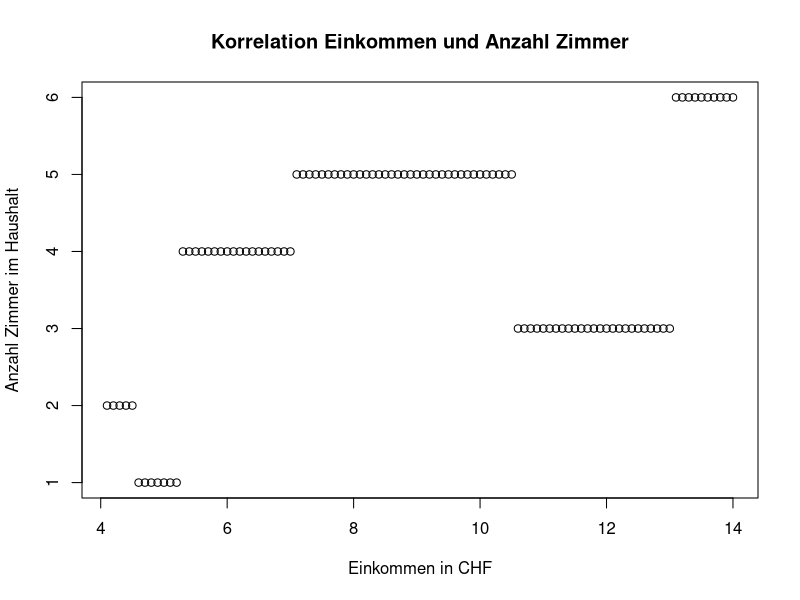
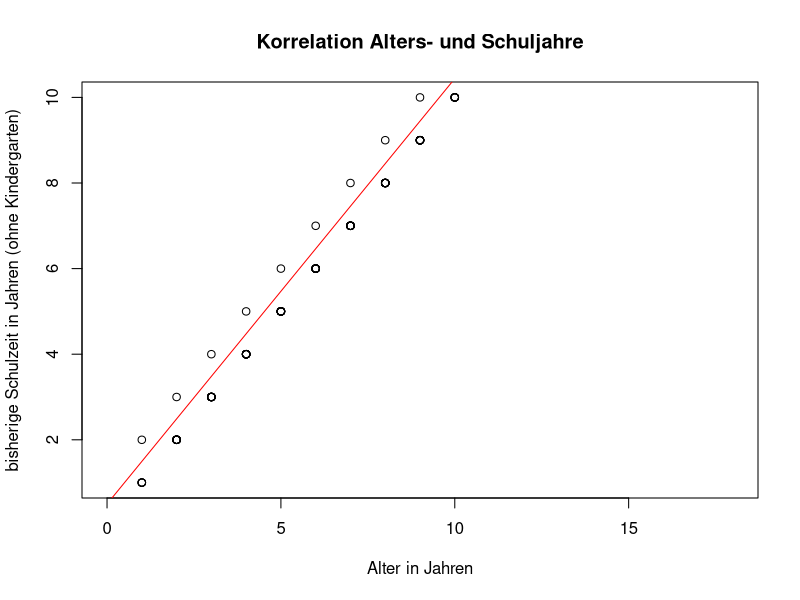
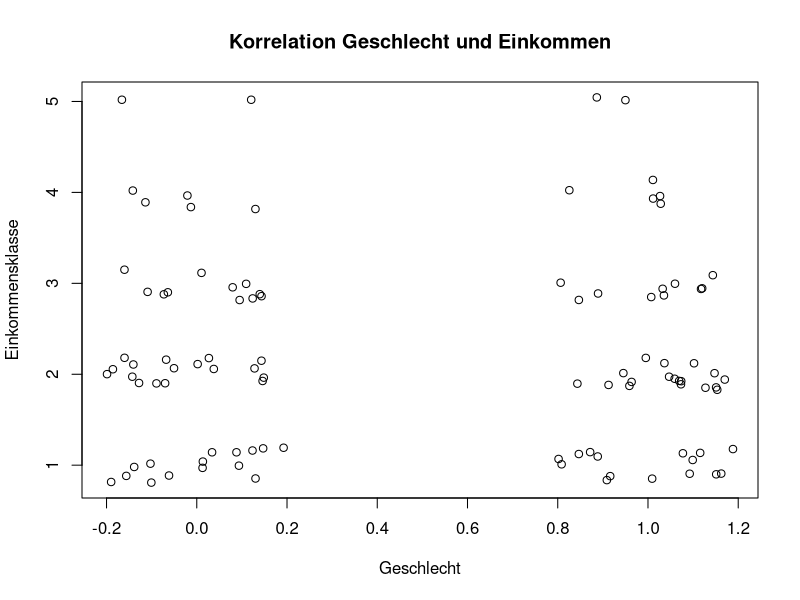
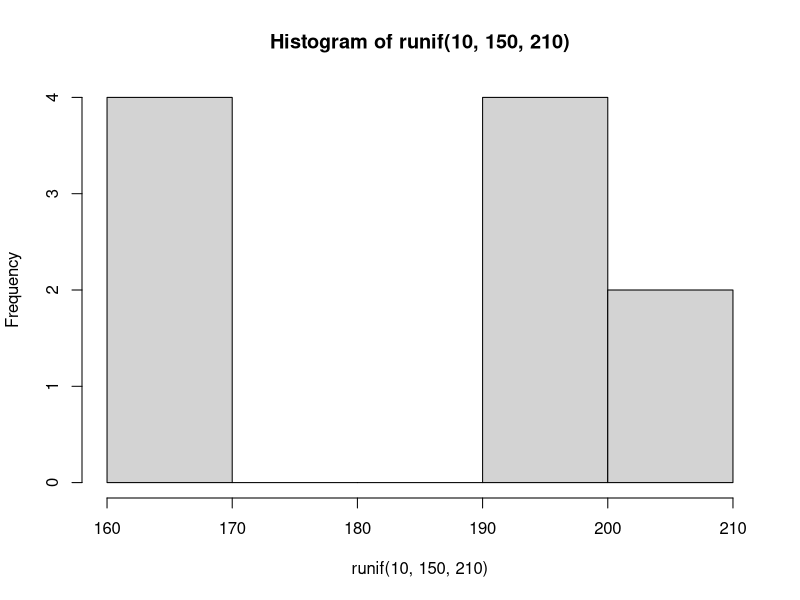
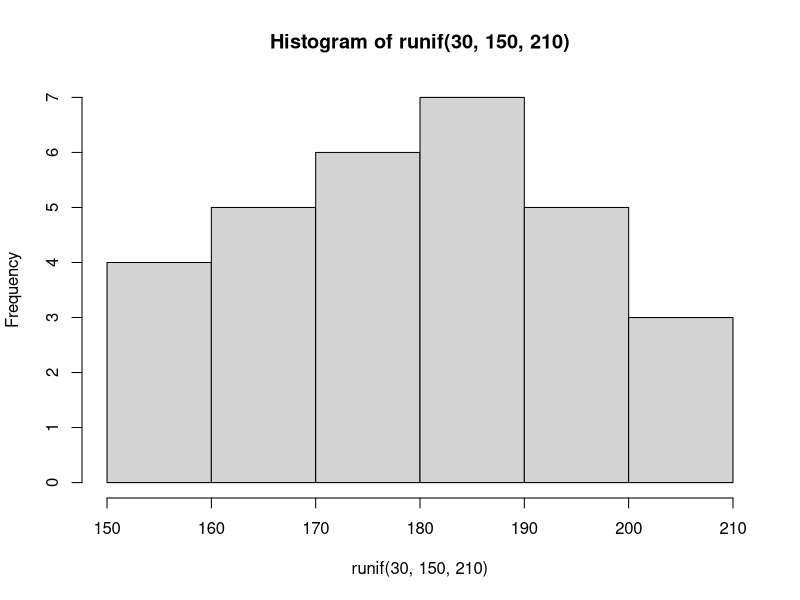
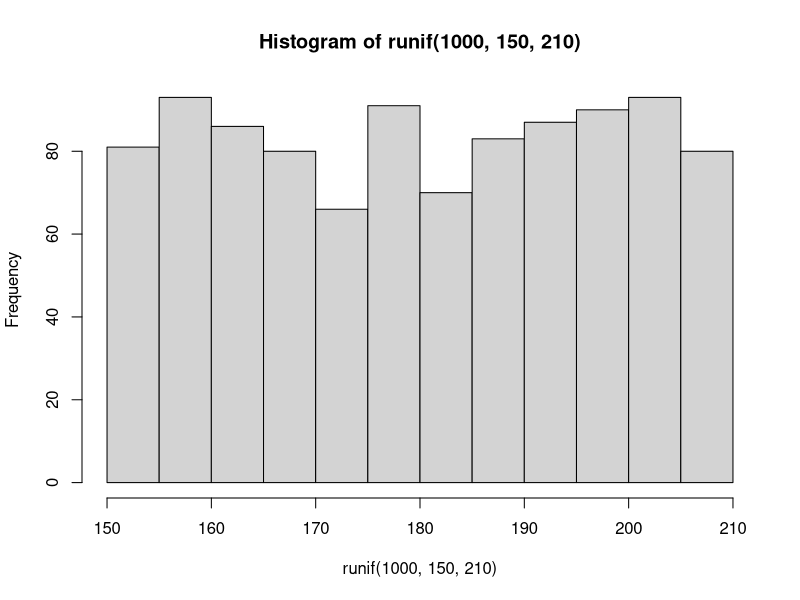
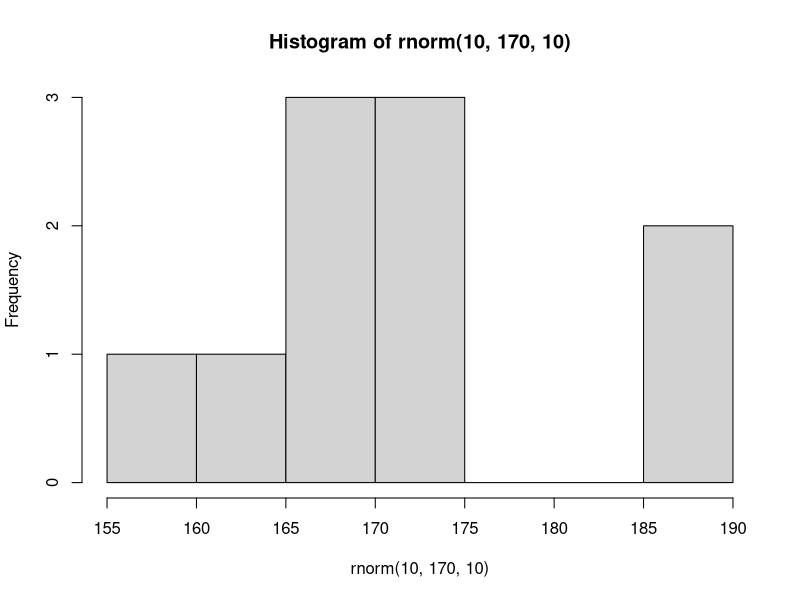
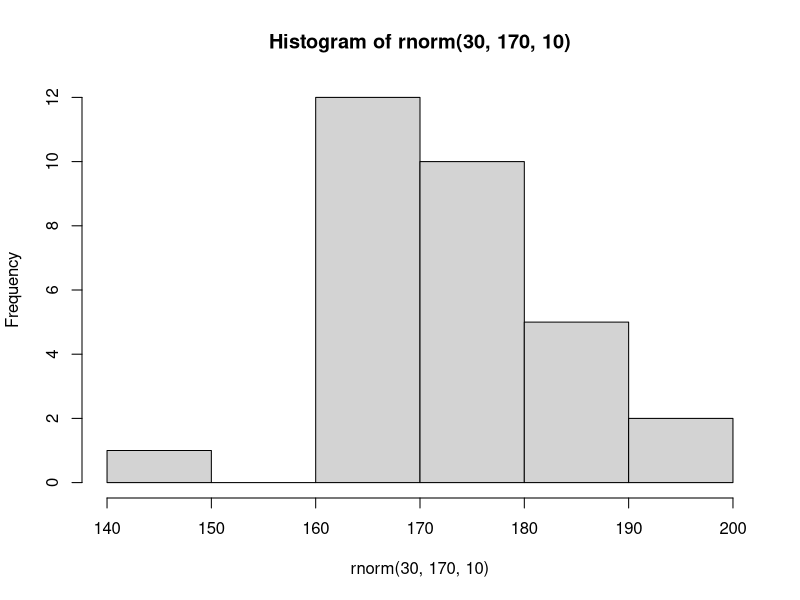

Reproduce these figures in R, in order.
## ---- chunk 1
x1 <- c(seq(4100,14000,100))
y1 <- c(rep(2, 5), rep(1, 7), rep(4, 18), rep (5, 35), rep(3, 25), rep(6, 10))
cor(x1, y1)
## ---- chunk 2
x2 <- c(1,1,1,1,1, rep(seq(from=2, to=9), each=11),10,10,10,10,10,10)
y2 <- y2 <- c(1,1,1,1, rep(seq(from=2, to=9), each=11),10,10,10,10,10,10,10)
cor(x2,y2)
## ---- chunk 3
#Originalbeispiel
x3 <- c(rep(0:1, 50))
y3 <- c(rep(1, 30), rep(2, 35), rep(3, 21), rep(4, 10), rep(5, 4))
cor(x3, y3) #Dies ergibt leider eine schwache positive Korrelation. Deshalb hier einfach leicht angepasst:
x3 <- c(rep(c(1,0),50))
y3 <- c(rep(1, 30), rep(2, 35), rep(3, 21), rep(4, 10), rep(5, 4))
cor(x3, y3)

## ---- chunk 4
#Plot der ersten beiden Vektoren
plot(x1/1000, y1,
     main = "Korrelation Einkommen und Anzahl Zimmer",
     xlab = "Einkommen in CHF",
     ylab = "Anzahl Zimmer im Haushalt")

#Plot der zweiten beiden Vektoren
plot(x2, y2, xlim = c(0,18),
              main = "Korrelation Alters- und Schuljahre", 
              xlab ="Alter in Jahren", ylab = "bisherige Schulzeit in Jahren (ohne Kindergarten)" )
abline(a = 0.5, b = cor(x2,y2), col = "red")

#Plot der dritten beiden Vektoren
plot(jitter(x3), jitter(y3), main = "Korrelation Geschlecht und Einkommen", xlab = "Geschlecht", ylab = "Einkommensklasse")

## ---- chunk 5
hist(runif(10,150,210))
hist(runif(30,150,210))
hist(runif(1000,150,210))

hist(rnorm(10, 170,10))
hist(rnorm(30, 170,10))
hist(rnorm(1000, 170,10))

## ---- chunk 6
rbinom(10,1,0.5) #Beispiel I
rbinom(3,2, 2/6) #Beispiel II
## ---- chunk 7
hist(runif(1000,150,210), breaks = 10 , xlim = c(140,220), col = "blue", main = "Körpergrösse, gleichverteilt")
abline(v = mean(rnorm(1000, 170,10)), col = "green", lwd = 5)
hist(rnorm(1000, 170,10), breaks = 10 , xlim = c(140,220), col = "green", main = "Körpergrösse, normalverteilt")
abline(v = mean(runif(1000,150,210)), col = "blue", lwd = 5)
## ---- chunk 8
hist(runif(1000,150,210), breaks = 10 , xlim = c(140,220), ylim = c(0,200), col = "blue", main = "Körpergrösse, gleichverteilt und normalverteil")
hist(rnorm(1000, 170,10), breaks = 10 ,  col=rgb(0,255,0, max = 255, alpha = 125), add = T)
## ---- chunk 9
#Auf einzelne Elemente
vektor1 <- c(1,2,10,5,13,20)
vektor1[4]

datensatz <- data.frame(vektor1, c(1,1,1,1,2,1))
datensatz[1,1]
datensatz[6,1]

datensatz[,0]

## ---- chunk 10
datensatz$vektor1
## ---- chunk 11
which(datensatz$vektor1==20)
## ---- chunk 12
t_datensatz <- datensatz[which(datensatz$vektor1==20),] 
t_datensatz <- datensatz[datensatz$vektor1==20,] #derselbe Befehl, einfach ohne which() auszuformulieren

## ---- chunk 13

for(i in 0:5) {
   print(i);
}


for(i in 1:2) {
   print(datensatz[,i]);
}


for(i in 1:ncol(datensatz)) {
   print(datensatz[,i]);
}

